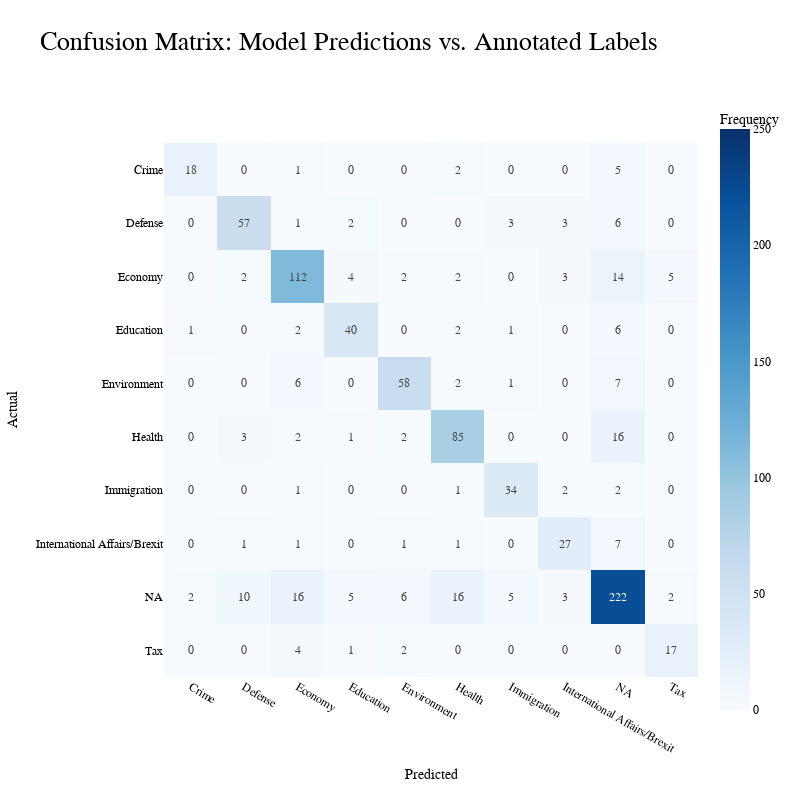

This figure's notebook cell:
### Markdown cell above
# Confusion Matrix (Appendix)

### Code cell
print_confusion_matrix('confusion_matrix_data.csv')

### Figure 1 — Plotly figure (JSON) as saved in the notebook; plotly's stock layout.template omitted (floating-point values rounded to 4 significant figures)
{"data": [{"coloraxis": "coloraxis", "hovertemplate": "Predicted: %{x}<br>Actual: %{y}<br>Frequency: %{z}<extra></extra>", "name": "0", "texttemplate": "%{z}", "type": "heatmap", "x": ["Crime", "Defense", "Economy", "Education", "Environment", "Health", "Immigration", "International Affairs/Brexit", "NA", "Tax"], "xaxis": "x", "y": ["Crime", "Defense", "Economy", "Education", "Environment", "Health", "Immigration", "International Affairs/Brexit", "NA", "Tax"], "yaxis": "y", "z": [[18, 0, 1, 0, 0, 2, 0, 0, 5, 0], [0, 57, 1, 2, 0, 0, 3, 3, 6, 0], [0, 2, 112, 4, 2, 2, 0, 3, 14, 5], [1, 0, 2, 40, 0, 2, 1, 0, 6, 0], [0, 0, 6, 0, 58, 2, 1, 0, 7, 0], [0, 3, 2, 1, 2, 85, 0, 0, 16, 0], [0, 0, 1, 0, 0, 1, 34, 2, 2, 0], [0, 1, 1, 0, 1, 1, 0, 27, 7, 0], [2, 10, 16, 5, 6, 16, 5, 3, 222, 2], [0, 0, 4, 1, 2, 0, 0, 0, 0, 17]]}], "layout": {"coloraxis": {"cmax": 250, "cmid": 0.5, "cmin": 0, "colorbar": {"title": {"text": "Frequency"}}, "colorscale": [[0, "rgb(247,251,255)"], [0.125, "rgb(222,235,247)"], [0.25, "rgb(198,219,239)"], [0.375, "rgb(158,202,225)"], [0.5, "rgb(107,174,214)"], [0.625, "rgb(66,146,198)"], [0.75, "rgb(33,113,181)"], [0.875, "rgb(8,81,156)"], [1, "rgb(8,48,107)"]]}, "font": {"color": "black", "family": "Courier New", "size": 12}, "height": 800, "legend": {"title": {"font": {"color": "black"}}}, "title": {"font": {"color": "black", "family": "Arial", "size": 26}, "text": "Confusion Matrix: Model Predictions vs. Annotated Labels"}, "width": 800, "xaxis": {"anchor": "y", "constrain": "domain", "domain": [0, 1], "scaleanchor": "y", "title": {"text": "Predicted"}}, "yaxis": {"anchor": "x", "autorange": "reversed", "constrain": "domain", "domain": [0, 1], "title": {"text": "Actual"}}}}
